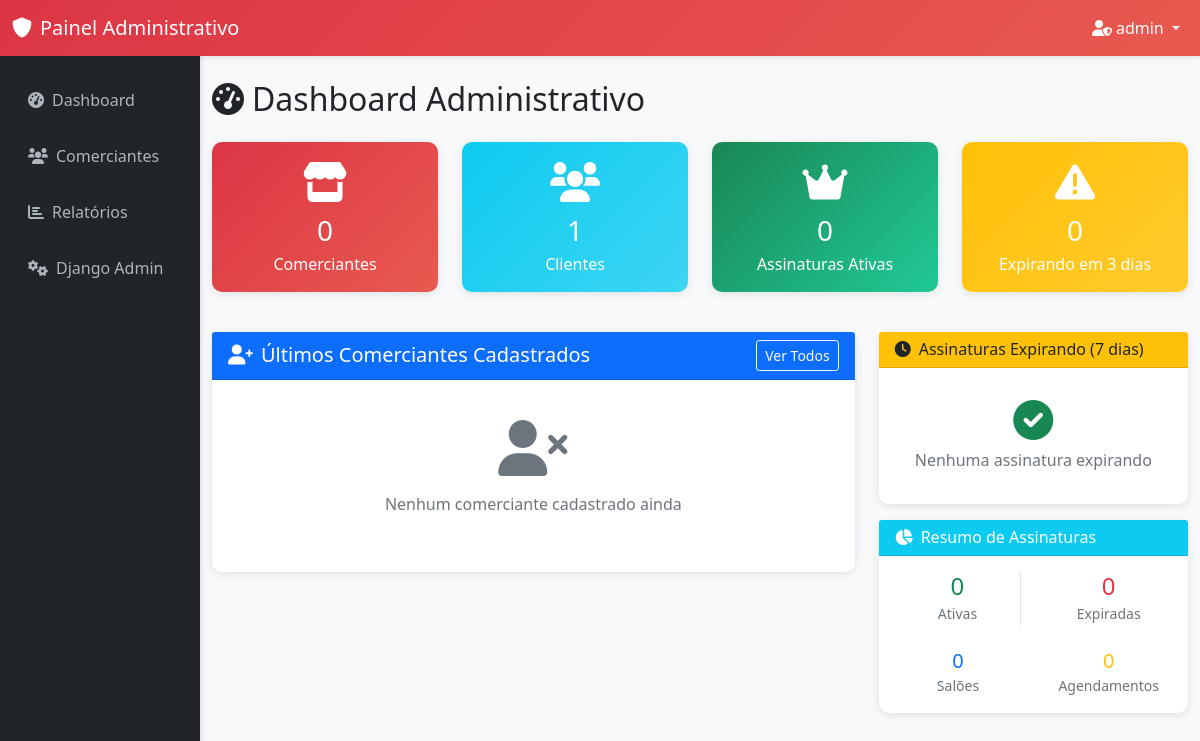
Before: /admin-panel/ (signed in) with the older database file.
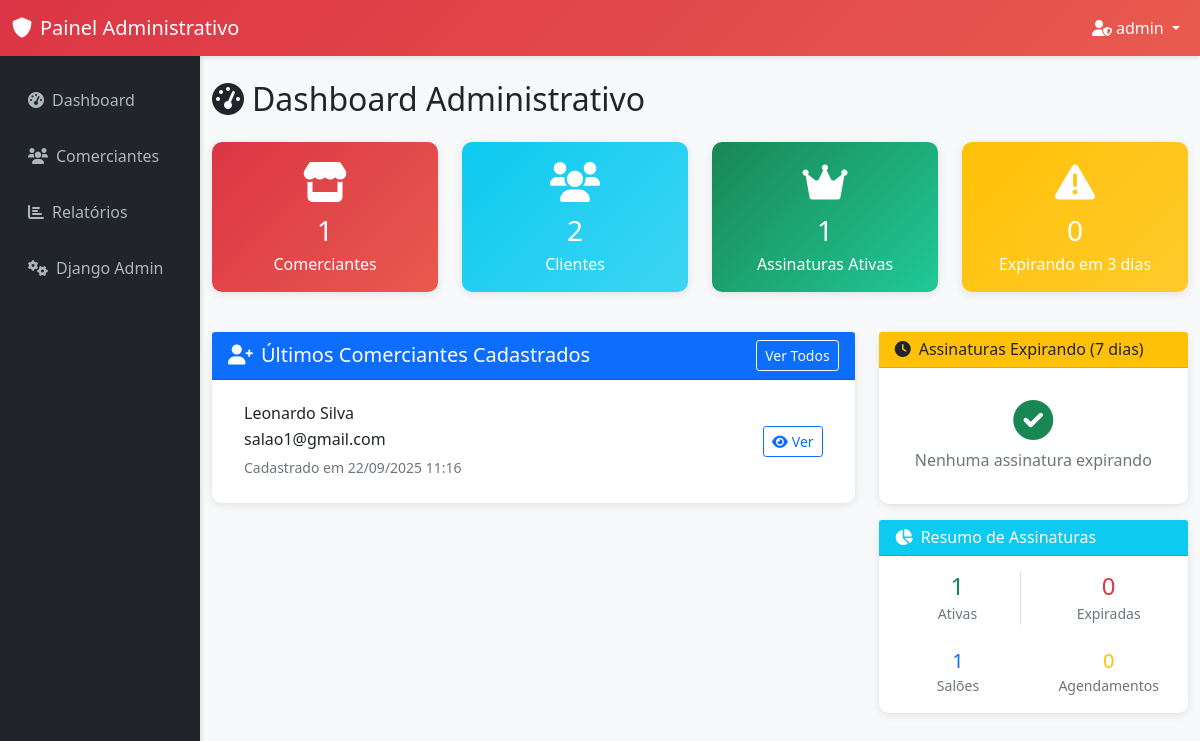
After: the same page with the newer database file.
### accounts/models.py (models this page shows, shortened)
class UserProfile(models.Model):
    USER_TYPES = (
        ('owner', 'Proprietário'),
        ('employee', 'Funcionário'),
        ('client', 'Cliente'),
    )
    user = models.OneToOneField(User, on_delete=models.CASCADE, related_name='profile')
    user_type = models.CharField(max_length=10, choices=USER_TYPES, default='client')
    phone = models.CharField(max_length=15, blank=True, null=True)
    birth_date = models.DateField(blank=True, null=True)
    profile_picture = models.URLField(max_length=500, blank=True, null=True, help_text="URL do avatar/foto de perfil")
    created_at = models.DateTimeField(auto_now_add=True)
    updated_at = models.DateTimeField(auto_now=True)
    class Meta:
        verbose_name = "Perfil de Usuário"
        verbose_name_plural = "Perfis de Usuários"

### admin_panel/views.py (the view)
# urls.py: path('', views.admin_dashboard, name='dashboard'),
@login_required
@user_passes_test(is_admin_user)
def admin_dashboard(request):
    total_owners = UserProfile.objects.filter(user_type='owner').count()
    total_clients = UserProfile.objects.filter(user_type='client').count()
    total_salons = Salon.objects.count()
    total_appointments = Appointment.objects.count()
    active_subscriptions = Subscription.objects.filter(
        status='active',
        end_date__gt=timezone.now()
    ).count()
    expired_subscriptions = Subscription.objects.filter(
        Q(status='expired') | Q(end_date__lte=timezone.now())
    ).count()
    expiring_soon = Subscription.objects.filter(
        status='active',
        end_date__lte=timezone.now() + timedelta(days=3),
        end_date__gt=timezone.now()
    ).count()
    recent_owners = UserProfile.objects.filter(
        user_type='owner'
    ).select_related('user').order_by('-created_at')[:5]
    expiring_subscriptions = Subscription.objects.filter(
        status='active',
        end_date__lte=timezone.now() + timedelta(days=7),
        end_date__gt=timezone.now()
    ).select_related('user').order_by('end_date')[:10]
    context = {
        'total_owners': total_owners,
        'total_clients': total_clients,
        'total_salons': total_salons,
        'total_appointments': total_appointments,
        'active_subscriptions': active_subscriptions,
        'expired_subscriptions': expired_subscriptions,
        'expiring_soon': expiring_soon,
        'recent_owners': recent_owners,
        'expiring_subscriptions': expiring_subscriptions,
    }
    return render(request, 'admin_panel/dashboard.html', context)

### admin_panel/views.py (called while the page is built)
def is_admin_user(user):
    return user.is_authenticated and user.is_superuser

### templates/admin_panel/dashboard.html (shortened to what the changed rows need)
{% extends 'admin_panel/base_admin.html' %}
{% block content %}
<div class="row">
    <div class="col-12">
        <h2 class="mb-4">
            <i class="fas fa-tachometer-alt me-2"></i>Dashboard Administrativo
        </h2>
    </div>
</div>
<div class="row mb-4">
    <div class="col-md-3 mb-3">
        <div class="card admin-card stat-card">
            <div class="card-body text-center">
                <div class="display-6 mb-2">
                    <i class="fas fa-store"></i>
                </div>
                <h3 class="mb-1">{{ total_owners }}</h3>
                <p class="mb-0">Comerciantes</p>
            </div>
        </div>
    </div>
    <div class="col-md-3 mb-3">
        <div class="card admin-card stat-card-info">
            <div class="card-body text-center">
                <div class="display-6 mb-2">
                    <i class="fas fa-users"></i>
                </div>
                <h3 class="mb-1">{{ total_clients }}</h3>
                <p class="mb-0">Clientes</p>
            </div>
        </div>
    </div>
    <div class="col-md-3 mb-3">
        <div class="card admin-card stat-card-success">
            <div class="card-body text-center">
                <div class="display-6 mb-2">
                    <i class="fas fa-crown"></i>
                </div>
                <h3 class="mb-1">{{ active_subscriptions }}</h3>
                <p class="mb-0">Assinaturas Ativas</p>
            </div>
        </div>
    </div>
</div>
<div class="row">
    <div class="col-lg-8 mb-4">
        <div class="card admin-card">
            <div class="card-body">
                {% if recent_owners %}
                    <div class="list-group list-group-flush">
                        {% for owner in recent_owners %}
                            <div class="list-group-item d-flex justify-content-between align-items-center">
                                <div>
                                    <h6 class="mb-1">{{ owner.user.first_name }} {{ owner.user.last_name }}</h6>
                                    <p class="mb-1">{{ owner.user.email }}</p>
                                    <small class="text-muted">Cadastrado em {{ owner.created_at|date:"d/m/Y H:i" }}</small>
                                </div>
                                <div>
                                    <a href="{% url 'admin_panel:owner_detail' owner.id %}" class="btn btn-sm btn-outline-primary">
                                        <i class="fas fa-eye me-1"></i>Ver
                                    </a>
                                </div>
                            </div>
                        {% endfor %}
                    </div>
                {% else %}
                    <div class="text-center py-4">
                        <i class="fas fa-user-times display-4 text-muted mb-3"></i>
                        <p class="text-muted">Nenhum comerciante cadastrado ainda</p>
                    </div>
                {% endif %}
            </div>
        </div>
    </div>
    <div class="col-lg-4 mb-4">
        <div class="card admin-card mt-3">
            <div class="card-body">
                <div class="row text-center">
                    <div class="col-6 mb-2">
                        <div class="border-end">
                            <h4 class="text-success mb-0">{{ active_subscriptions }}</h4>
                            <small class="text-muted">Ativas</small>
                        </div>
                    </div>
                </div>
                <div class="row text-center mt-3">
                    <div class="col-6">
                        <h5 class="text-primary mb-0">{{ total_salons }}</h5>
                        <small class="text-muted">Salões</small>
                    </div>
                </div>
            </div>
        </div>
    </div>
</div>
{% endblock %}

Changed rows visible on the page:
added UserProfile: user.first_name "Leonardo", user.last_name "Silva", user.email "salao1@gmail.com", created_at "22/09/2025 11:16"
Other visible differences:
{{ total_owners }}: "0" → "1"
{{ total_clients }}: "1" → "2"
{{ active_subscriptions }}: "0" → "1"
{{ total_salons }}: "0" → "1"
text no longer shown: "Nenhum comerciante cadastrado ainda"
